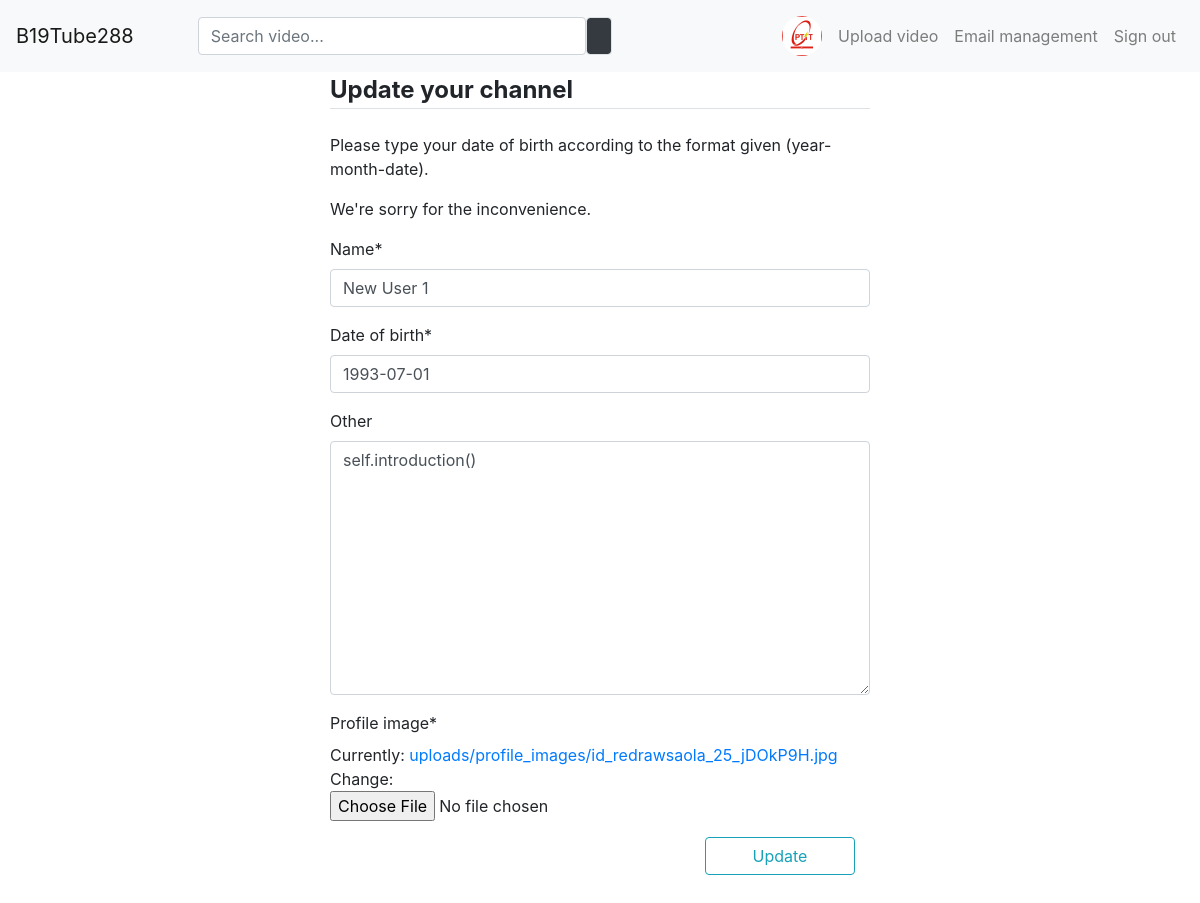
The page /member/2/update (signed in) on the database its author committed.
### member/models.py (models this page shows, shortened)
class Member(models.Model):                                      # One member has one profile. If deleted,
    user = models.OneToOneField(User, on_delete=models.CASCADE)  # the profile will be deleted along with the member
    name = models.CharField(max_length=100, blank=False)
    date_of_birth = models.DateField(blank=False)
    other = models.TextField(max_length=1500, blank=True)
    profile_image = models.FileField(upload_to='uploads/profile_images',
                                     validators=[FileExtensionValidator(allowed_extensions=['png', 'jpeg', 'jpg'])])

### member/views.py (the view, shortened to what this page needs)
# urls.py: path('<int:pk>/update', UpdateMemberView.as_view(), name='update_member_info')
class UpdateMemberView(UpdateView):
    model = Member
    fields = ['name', 'date_of_birth', 'other', 'profile_image']
    template_name = 'member/update.html'

### member/templates/member/update.html (shortened to what this page needs)
{% extends 'videos/base.html' %}
{% load crispy_forms_tags %}
{% block content %}
    <div class="container mb-5">
        <div class="row justify-content-center">
            <div class="col-md-6 col-sm-12 col-xs-12">
                <form method="post" enctype="multipart/form-data">
                    <legend class="border-bottom mb-4"><b>Update your channel</b></legend>
                    <p>Please type your date of birth according to the format given (year-month-date).</p>
                    <p>We're sorry for the inconvenience.</p>
                    {{ form | crispy }}
                    <div class="col-md-4 ml-auto">
                        <button class="btn btn-outline-info btn-block mt-3">Update</button>
                    </div>
                </form>
            </div>
        </div>
    </div>
{% endblock content %}

### videos/templates/videos/navigation_bar.html (shortened to what this page needs)
<nav class="navbar navbar-expand-lg navbar-light bg-light">
    <a class="navbar-brand" href="{% url 'index' %}">B19Tube288</a>
    <div class="collapse navbar-collapse" id="navbarContent">
        <form class="ml-5 form-inline my-2 d-flex flex-row w-50" method="get" action="{% url 'search_video' %}">
            <input class="form-control rounded w-75" type="search" name="q"
                   placeholder="Search video..." aria-label="Search"
                   value="{{ request.get.q }}">
            <button class="form-control border bg-dark text-white" type="submit">
            </button>
        </form>
        <ul class="navbar-nav">
            {% if user.is_authenticated %}
                <li class="nav-item">
                    <a class="nav-link" href="{% url 'member' user.member.pk %}">
                        <img src="{{ user.member.profile_image.url }}" width="40" height="40"
                             class="d-inline-block rounded-circle" alt="profile">
                    </a>
                </li>
                <li class="nav-item mt-2">
                    <a class="nav-link" href="{% url 'video_create' %}">Upload video</a>
                </li>
                <li class="nav-item mt-2">
                    <a class="nav-link" href="{% url 'account_email' %}">Email management</a>
                </li>
                <li class="nav-item mt-2">
                    <a class="nav-link" href="{% url 'account_logout' %}">Sign out</a>
                </li>
            {% endif %}
        </ul>
    </div>
</nav>

### rows shown on the page
Member: name "New User 1", date_of_birth "1993-07-01", other "self.introduction()"
